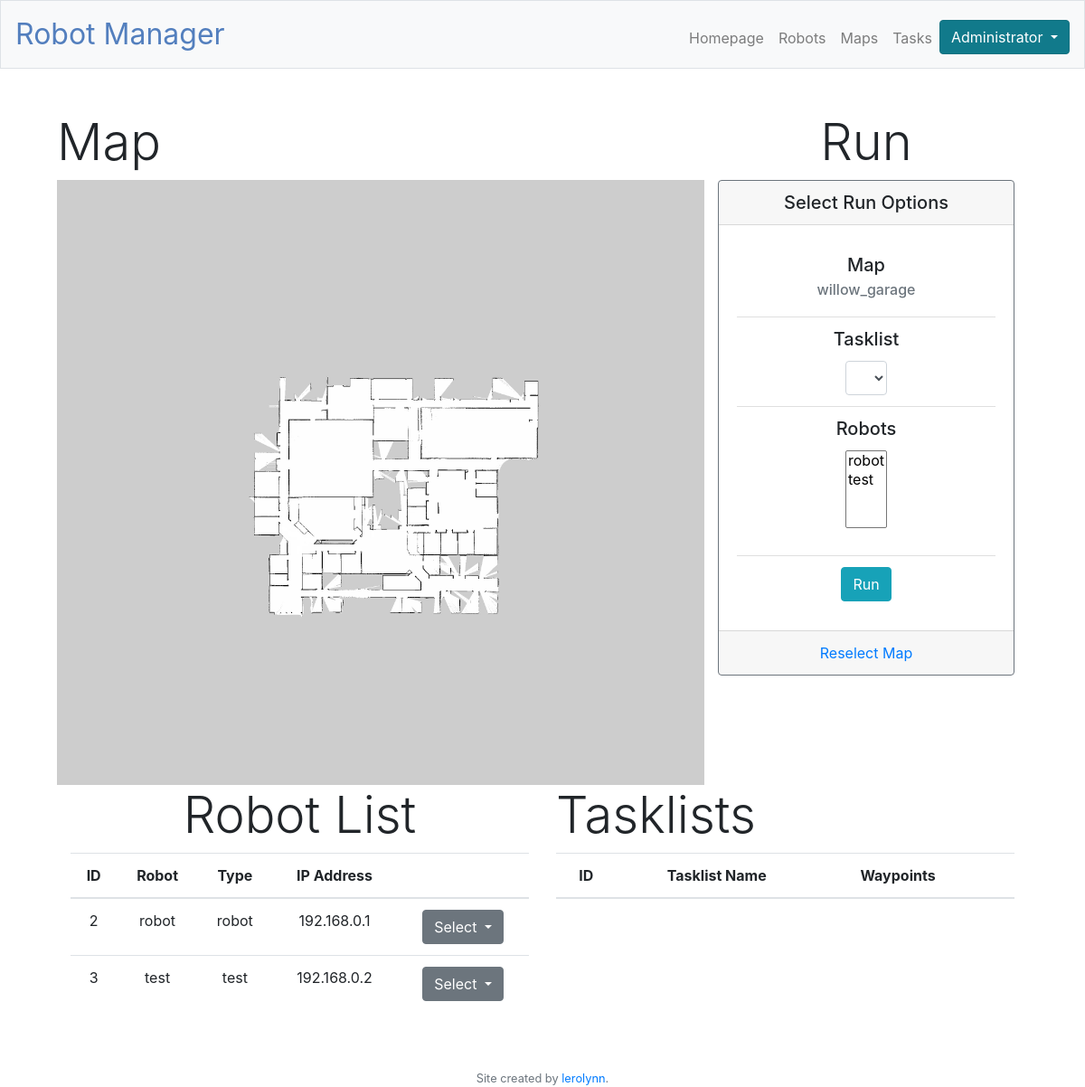
The page / (signed in) on the database its author committed.
### tables this page shows
CREATE TABLE "maps" (
	`id`	INTEGER NOT NULL,
	`user_id`	INTEGER,
	`map_name`	TEXT,
	`map_pgm`	TEXT,
	`map_jpg`	TEXT,
	`yamlfile`	TEXT,
	PRIMARY KEY(id),
	FOREIGN KEY(`user_id`) REFERENCES users ( id )
);

CREATE TABLE robots (
    id INTEGER PRIMARY KEY NOT NULL,
    user_id INTEGER,
    robot_name TEXT,
    robot_type TEXT,
    ip_address TEXT,
    FOREIGN KEY (user_id) REFERENCES users(id)
);

### app.py (the view)
@app.route("/", methods=["GET"])
def index():
    if not session:
        return redirect("/login")
    cur = conn.cursor()
    cur.execute("SELECT * FROM maps WHERE user_id=?", (session["user_id"],))
    maps = cur.fetchall()
    cur.execute("SELECT * FROM robots WHERE user_id=?", (session["user_id"],))
    robots = cur.fetchall()
    cur.execute("SELECT * FROM tasklists WHERE user_id=?", (session["user_id"],))
    tasklists = cur.fetchall()
    cur.execute("SELECT * FROM homepage WHERE user_id=?", (session["user_id"],))
    rows = cur.fetchall()
    if len(rows) == 0:
        return render_template("index.html", map_path=None, maps=maps, robots=robots, tasklists=tasklists)
    map_path = os.path.join(app.config["STATIC_USR_PATH"], "maps", rows[0][2])
    map_name = rows[0][2].rsplit(".", 1)[0]
    return render_template("index.html", map_path=map_path, map_name=map_name, maps=maps, robots=robots, tasklists=tasklists)

### app.py (called while the page is built)
@app.after_request
def after_request(response):
    response.headers["Cache-Control"] = "no-cache, no-store, must-revalidate"
    response.headers["Expires"] = 0
    response.headers["Pragma"] = "no-cache"
    return response

### templates/index.html (shortened to what this page needs)
{% extends "layout.html" %}
{% block main %}
{% block page_css %}
  <link rel="stylesheet" href="https://stackpath.bootstrapcdn.com/bootstrap/4.1.1/css/bootstrap.min.css">
  <link rel="stylesheet" href="https://cdnjs.cloudflare.com/ajax/libs/bootstrap-select/1.13.1/css/bootstrap-select.css" />
{% endblock %}
  <div class="">
    <div class="row">
      <div class="col-xs-4 col-sm-6 col-md-6 col-lg-8">
        <div class="row">
            <h1 class="display-4">Map</h1>
        </div>
        <div class="row">
          {% if map_path == None %}
            <div class="card border-secondary" style="min-width: 340px; max-width: 1000px;">
              <div class="card-body">
                <h5 class="card-title">Select Map</h5>
                <h6 class="card-subtitle mb-2 text-muted">Select Map to Display</h6>
                <ul class="list-group list-group-flush">
                  <li class="list-group-item">
                    <table class="table table-hover">
                      {% for map in maps %}
                        <tr>
                          <td>{{ map.map_name }}</td>
                          <td>
                            <form action="/select_map" method="POST">
                              <button type="submit" class="btn btn-secondary pull-right" name="display_map" value="{{ map.id }}">Select Map</button>
                            </form>
                          </td>
                        </tr>
                      {% endfor %}
                    </table>
                  </li>
                </ul>
              </div>
            </div>
          {% else %}
            <img src="{{ map_path }}" alt="Display Map">
          {% endif %}
        </div>
      </div>
      <div class="col-xs-4 col-sm-6 col-md-6 col-lg-4">
          <h1 class="display-4">Run</h1>
          <div class="card border-secondary" style="min-width: 300px; ">
            <h5 class="card-header">Select Run Options</h5>
            <div class="card-body">
              <form action="/run_tasks" method="POST">
                <ul class="list-group list-group-flush">
                  <li class="list-group-item">
                    <h5 class="card-title">Map</h5>
                    <h6 class="card-subtitle mb-2 text-muted">{{ map_name }}</h6>
                  </li>
                  <li class="list-group-item">
                    <h5 class="card-title">Tasklist</h5>
                      <select class="form-control" name="tasklist" id="tasklist" data-width="200px">
                      </select>
                  </li>
                  <li class="list-group-item">
                    <h5 class="card-title">Robots</h5>
                    <div class="form-group">
                      <select multiple class="selectpicker" data-width="200px" name="robotlist" id="robotlist">
                          {% for robot in robots %}
                            <option>{{ robot.robot_name }}</option>
                          {% endfor %}
                        </select>
                    </div>
                  </li>
                  <li class="list-group-item">
                    <button type="submit" class="btn btn-info">Run</button>
                  </li>
                </ul>
              </form>
            </div>
            <div class="card-footer text-muted">
              <form action="/reselect_display" method="POST">
                <a href="#" onclick="document.forms[1].submit();return false;"class="card-link">Reselect Map</a>
              </form>
            </div>
          </div>
      </div>
    </div>
    <div class="row">
      <div class="col col-xs-4">
          <h1 class="display-4">Robot List</h1>
          <table class="table table-hover">
            <thead>
              <tr>
                <th scope="col">ID</th>
                <th scope="col">Robot</th>
                <th scope="col">Type</th>
                <th scope="col">IP Address</th>
                <th scope="col"></th>
              </tr>
            </thead>
            <tbody>
              {% for robot in robots %}
                <tr>
                  <td>{{ robot.id }}</td>
                  <td>{{ robot.robot_name }}</td>
                  <td>{{ robot.robot_type }}</td>
                  <td>{{ robot.ip_address }}</td>
                  <td>
                    <div class="dropdown">
                      <button class="btn btn-secondary dropdown-toggle" type="button" id="dropdownMenuButton" data-toggle="dropdown" aria-haspopup="true" aria-expanded="false">
                        Select
                      </button>
                    </div>
                  </td>
              </tr>
              {% endfor %}
            </tbody>
          </table>
      </div>
      <div class="col col-xs-4">
        <h1 class="display-4 float-left">Tasklists</h1>
        <table class="table table-hover">
          <thead>
            <tr>
              <th scope="col">ID</th>
              <th scope="col">Tasklist Name</th>
              <th scope="col">Waypoints</th>
              <th scope="col"></th>
            </tr>
          </thead>
        </table>
      </div>
    </div>
  </div>
{% endblock %}

### static/styles.css (style rules this page uses)
main .form-control { display: inline-block; width: auto; }
main img { max-width: 100%; }

### rows shown on the page
maps: map_name "willow_garage"
robots: id "2", robot_name "robot", robot_type "robot", ip_address "192.168.0.1"
robots: id "3", robot_name "test", robot_type "test", ip_address "192.168.0.2"

### other values the page prints
{{ session["name"] }} "Administrator"
